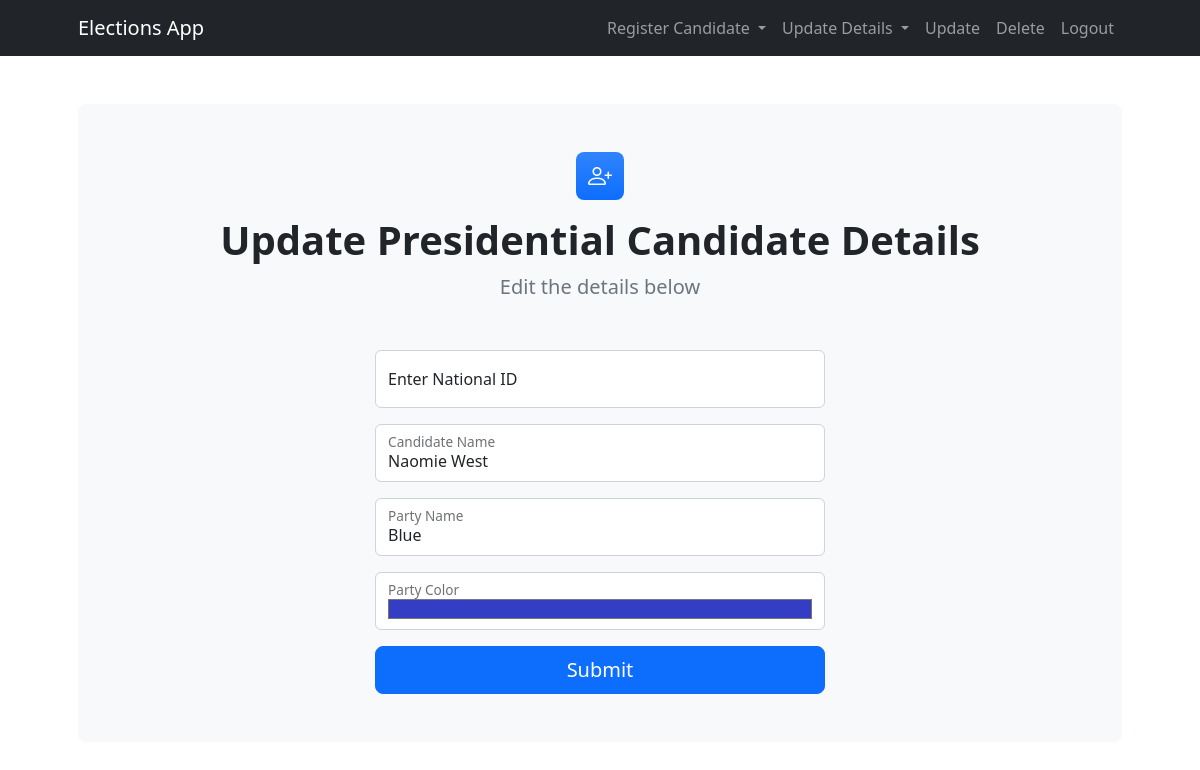
The app's page /admin/update/president/34293570 with its own data.
### app/models.py (models this page shows)
class President(db.Model):
    id = db.Column(db.Integer, primary_key=True)
    national_id = db.Column(db.String(20), unique=True, nullable=False)
    name = db.Column(db.String(100), nullable=False)
    party_name = db.Column(db.String(100), nullable=False)
    party_color = Column(String(20), nullable=False)

### app/routes.py (the view, shortened to what this page needs)
@app.route('/admin/update/president/<national_id>', methods=['GET', 'POST'])
def update_president(national_id):
    president = President.query.filter_by(national_id=national_id).first()
    return render_template('update_president.html', president=president)

### app/templates/update_president.html (shortened to what this page needs)
<!DOCTYPE html>
<html lang="en">
<head>
    <link href="https://cdn.jsdelivr.net/npm/bootstrap@5.2.3/dist/css/bootstrap.min.css" rel="stylesheet">
    <link href="https://cdn.jsdelivr.net/npm/bootstrap-icons@1.5.0/font/bootstrap-icons.css" rel="stylesheet">
    <link href="{{ url_for('static', filename='css/styles.css') }}" rel="stylesheet" />
</head>
<body class="d-flex flex-column h-100">
    <main class="flex-shrink-0">
        <nav class="navbar navbar-expand-lg navbar-dark bg-dark">
            <div class="container px-5">
                <a class="navbar-brand" href="/admin/dashboard">Elections App</a>
                <div class="collapse navbar-collapse" id="navbarSupportedContent">
                    <ul class="navbar-nav ms-auto mb-2 mb-lg-0">
                        <li class="nav-item dropdown">
                            <a class="nav-link dropdown-toggle" href="#" id="navbarDropdown" role="button" data-bs-toggle="dropdown" aria-expanded="false">
                                Register Candidate
                            </a>
                        </li>
                        <li class="nav-item dropdown">
                            <a class="nav-link dropdown-toggle" href="#" id="navbarDropdown" role="button" data-bs-toggle="dropdown" aria-expanded="false">
                                Update Details
                            </a>
                        </li>
                        <li class="nav-item"><a class="nav-link" href="/admin/update">Update</a></li>
                        <li class="nav-item"><a class="nav-link" href="/admin/delete">Delete</a></li>
                        <li class="nav-item"><a class="nav-link" href="/admin/logout">Logout</a></li>
                    </ul>
                </div>
            </div>
        </nav>
        <section class="py-5">
            <div class="container px-5">
                <div class="bg-light rounded-3 py-5 px-4 px-md-5 mb-5">
                    <div class="text-center mb-5">
                        <div class="feature bg-primary bg-gradient text-white rounded-3 mb-3"><i class="bi bi-person-plus"></i></div>
                        <h1 class="fw-bolder">Update Presidential Candidate Details</h1>
                        <p class="lead fw-normal text-muted mb-0">Edit the details below</p>
                    </div>
                    <div class="row gx-5 justify-content-center">
                        <div class="col-lg-8 col-xl-6">
                            <form id="updateForm" action="{{ url_for('update_president', national_id='') }}" method="POST">
                                <div class="form-floating mb-3">
                                    <input class="form-control" id="national_id_input" type="text" placeholder="Enter national ID number..." onkeypress="checkEnter(event)">
                                    <label for="national_id_input">Enter National ID</label>
                                </div>
                                <div class="form-floating mb-3">
                                    <input class="form-control" id="name" name="name" type="text" value="{{ president.name }}" placeholder="Enter candidate's name...">
                                    <label for="name">Candidate Name</label>
                                </div>
                                <div class="form-floating mb-3">
                                    <input class="form-control" id="party_name" name="party_name" type="text" value="{{ president.party_name }}" placeholder="Enter party name...">
                                    <label for="party_name">Party Name</label>
                                </div>
                                <div class="form-floating mb-3">
                                    <input class="form-control" id="party_color" name="party_color" type="color" value="{{ president.party_color }}" required>
                                    <label for="party_color">Party Color</label>
                                </div>
                                <div class="d-grid"><button class="btn btn-primary btn-lg" type="submit">Submit</button></div>
                            </form>
                        </div>
                    </div>
                </div>
            </div>
        </section>
    </main>
</body>
</html>

### records on screen
President: name "Naomie West", party_name "Blue", party_color "#343ec5"
